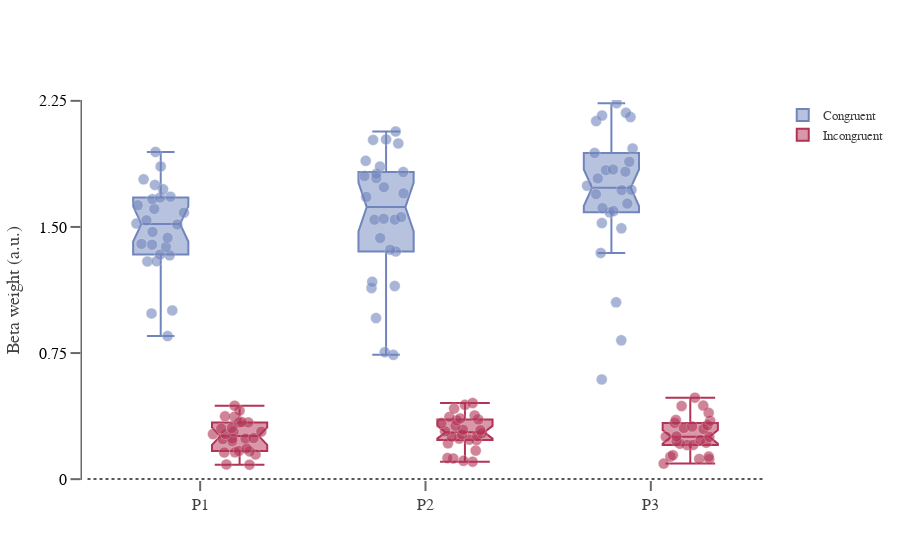

Write notebook code for a chart like this one.
### Markdown cell above
<font size="5"> _5A. Beta Weight._

### Code cell
fig = go.Figure()
data = log_regpre_deci_params

dat = log_regpre_deci_params.loc[(log_regpre_deci_params.cong_stim_DV == 0),:]
fig.add_trace(go.Box(y=dat['weight'], x=dat['nrep'], boxpoints='all', jitter=0.99, 
    pointpos=0,
        marker=dict(color='#2A88D4', size=11, opacity=0.6, line=dict(color='#f2f2f2', width=.4)),
    notched=True, notchwidth=0.15,
    name='Congruent', # Stimuli follwed by one of the same category (D-D or C-C)
    marker_color='#7185bd'))

dat = log_regpre_deci_params.loc[(log_regpre_deci_params.cong_stim_DV == 1),:]
fig.add_trace(go.Box(y=dat['weight'], x=dat['nrep'], boxpoints='all', pointpos=0, jitter=0.99,
    whiskerwidth=0.9,
    marker=dict(color='#FA920A', size=11, opacity=0.6, line=dict(color='#f2f2f2', width=.4)),
    notched=True, notchwidth=0.15, 
    name='Incongruent', # Stimuli follwed by one of the different category (D-C or C-D)
    marker_color='#b23354'))

fig.update_layout(boxmode='group',)
fig.update_layout(template='plotly_white', xaxis=dict(showgrid=False),
    yaxis=dict(gridcolor='white'))

fig.update_xaxes(showline=False, linewidth=1.5, linecolor='#696969')
fig.update_yaxes(showline=True, linewidth=1.5, linecolor='#696969',
                 tickfont=dict(family='Balto, sans-serif', color='#000000', size=16))
fig.update_xaxes(tickvals = [0, 1, 2], ticktext=['P1', 'P2', 'P3'], 
                 tickangle=0, tickfont=dict(family='Balto, sans-serif', color='#424242', size=16))
fig.update_yaxes(tickvals= [0, .75, 1.50, 2.25], ticktext=['0', '0.75', '1.50', '2.25', '1', '1.25'])
fig.update_yaxes(ticks="outside", tickwidth=2, tickcolor='#696969', ticklen=10)
fig.update_xaxes(ticks="outside", tickwidth=2, tickcolor='#696969', ticklen=10)

fig.update_yaxes(showgrid=False)
fig.update_layout(
    yaxis_title="Beta weight (a.u.)",
    font=dict(
        family="Balto, sans-serif",size=15, color= "#424242" ))

fig.update_layout(
    legend=dict(traceorder="normal", font=dict(family="Balto, sans-serif",size=13,color="#424242")))

fig['layout']['yaxis'].update(range=[-.005, 2.255])

fig.update_yaxes(zeroline=False, zerolinewidth=0, zerolinecolor='Black')
fig.add_shape(type="line", xref="x", yref="y", x0=-0.5, y0=0, x1=2.5, y1=0, line=dict(
                color="#595858", width=2.2, dash="dot",))

fig.show()

### Figure 1 — Plotly figure (JSON) as saved in the notebook; plotly's stock layout.template omitted (floating-point values rounded to 4 significant figures)
{"data": [{"boxpoints": "all", "jitter": 0.99, "marker": {"color": "#7185bd", "line": {"color": "#f2f2f2", "width": 0.4}, "opacity": 0.6, "size": 11}, "name": "Congruent", "notched": true, "notchwidth": 0.15, "pointpos": 0, "type": "box", "x": [0, 1, 2, 0, 1, 2, 0, 1, 2, 0, 1, 2, 0, 1, 2, 0, 1, 2, 0, 1, 2, 0, 1, 2, 0, 1, 2, 0, 1, 2, 0, 1, 2, 0, 1, 2, 0, 1, 2, 0, 1, 2, 0, 1, 2, 0, 1, 2, 0, 1, 2, 0, 1, 2, 0, 1, 2, 0, 1, 2, 0, 1, 2, 0, 1, 2, 0, 1, 2, 0, 1, 2, 0, 1, 2, 0, 1, 2], "y": [1.68, 2.02, 1.94, 1.47, 1.803, 1.695, 1.399, 1.815, 1.967, 1.332, 1.149, 1.492, 1.607, 1.549, 1.721, 1.296, 1.137, 1.639, 1.946, 1.997, 2.236, 1.676, 1.894, 1.789, 1.381, 2.068, 2.129, 1.585, 1.791, 1.612, 1.784, 1.7, 2.163, 1.665, 1.826, 1.838, 1.395, 1.354, 1.523, 1.54, 1.434, 1.587, 1.75, 1.859, 1.888, 1.629, 1.543, 1.745, 1.336, 1.678, 1.829, 1.86, 1.736, 2.179, 1.003, 0.9577, 1.052, 0.8513, 0.7394, 0.826, 1.724, 2.018, 2.153, 1.52, 1.558, 1.842, 1.295, 1.174, 1.719, 1.436, 1.365, 1.345, 1.515, 1.543, 1.595, 0.9855, 0.7554, 0.5931]}, {"boxpoints": "all", "jitter": 0.99, "marker": {"color": "#b23354", "line": {"color": "#f2f2f2", "width": 0.4}, "opacity": 0.6, "size": 11}, "name": "Incongruent", "notched": true, "notchwidth": 0.15, "pointpos": 0, "type": "box", "whiskerwidth": 0.9, "x": [0, 1, 2, 0, 1, 2, 0, 1, 2, 0, 1, 2, 0, 1, 2, 0, 1, 2, 0, 1, 2, 0, 1, 2, 0, 1, 2, 0, 1, 2, 0, 1, 2, 0, 1, 2, 0, 1, 2, 0, 1, 2, 0, 1, 2, 0, 1, 2, 0, 1, 2, 0, 1, 2, 0, 1, 2, 0, 1, 2, 0, 1, 2, 0, 1, 2, 0, 1, 2, 0, 1, 2, 0, 1, 2, 0, 1, 2], "y": [0.1599, 0.2525, 0.2107, 0.1676, 0.2325, 0.1425, 0.3739, 0.3552, 0.3519, 0.227, 0.3173, 0.225, 0.2838, 0.3704, 0.3943, 0.2383, 0.1042, 0.1341, 0.3042, 0.2733, 0.2515, 0.4369, 0.4195, 0.3465, 0.268, 0.4421, 0.4845, 0.3009, 0.2938, 0.3347, 0.1587, 0.1255, 0.2031, 0.3368, 0.349, 0.435, 0.2417, 0.291, 0.2541, 0.34, 0.2134, 0.3206, 0.147, 0.123, 0.1187, 0.2822, 0.2568, 0.2523, 0.2417, 0.2661, 0.233, 0.2444, 0.2412, 0.2169, 0.2689, 0.2846, 0.3046, 0.371, 0.3614, 0.3132, 0.3376, 0.4527, 0.2989, 0.1652, 0.3787, 0.4377, 0.4081, 0.2353, 0.2037, 0.08761, 0.109, 0.12, 0.08625, 0.1697, 0.1338, 0.1819, 0.3339, 0.09269]}], "layout": {"autosize": true, "boxmode": "group", "font": {"color": "#424242", "family": "Balto, sans-serif", "size": 15}, "legend": {"font": {"color": "#424242", "family": "Balto, sans-serif", "size": 13}, "traceorder": "normal"}, "shapes": [{"line": {"color": "#595858", "dash": "dot", "width": 2.2}, "type": "line", "x0": -0.5, "x1": 2.5, "xref": "x", "y0": 0, "y1": 0, "yref": "y"}], "xaxis": {"autorange": true, "linecolor": "#696969", "linewidth": 1.5, "range": [-0.517, 2.517], "showgrid": false, "showline": false, "tickangle": 0, "tickcolor": "#696969", "tickfont": {"color": "#424242", "family": "Balto, sans-serif", "size": 16}, "ticklen": 10, "ticks": "outside", "ticktext": ["P1", "P2", "P3"], "tickvals": [0, 1, 2], "tickwidth": 2, "type": "linear"}, "yaxis": {"gridcolor": "white", "linecolor": "#696969", "linewidth": 1.5, "range": [-0.005, 2.255], "showgrid": false, "showline": true, "tickcolor": "#696969", "tickfont": {"color": "#000000", "family": "Balto, sans-serif", "size": 16}, "ticklen": 10, "ticks": "outside", "ticktext": ["0", "0.75", "1.50", "2.25", "1", "1.25"], "tickvals": [0, 0.75, 1.5, 2.25], "tickwidth": 2, "title": {"text": "Beta weight (a.u.)"}, "type": "linear", "zeroline": false, "zerolinecolor": "Black", "zerolinewidth": 0}}}
